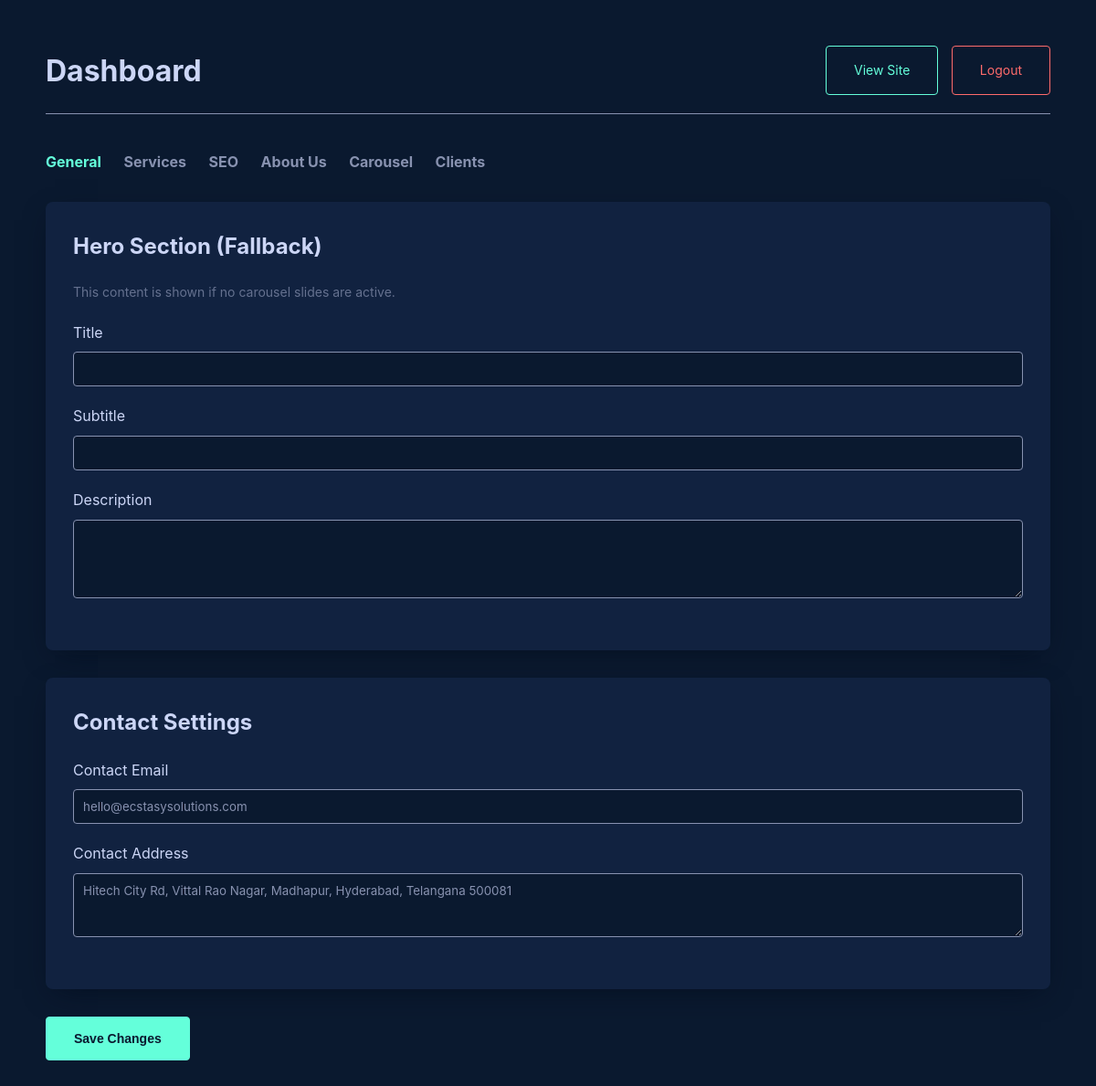
/admin/index.php (signed in), run on the app's committed database.
### tables this page shows
CREATE TABLE `settings` (
  `id` int(11) NOT NULL AUTO_INCREMENT,
  `key_name` varchar(100) NOT NULL,
  `value` longtext,
  PRIMARY KEY (`id`),
  UNIQUE KEY `key_name` (`key_name`)
);

### includes/db.php (called while the page is built, shortened)
<?php
function get_setting($pdo, $key)
{
    $stmt = $pdo->prepare("SELECT value FROM settings WHERE key_name = ?");
    $stmt->execute([$key]);
    $result = $stmt->fetch();
    return $result ? $result['value'] : '';
}
?>

### admin/index.php (the view, shortened to what this page needs)
<?php
require_once '../includes/db.php';
$heroTitle = get_setting($pdo, 'hero_title');
$heroSubtitle = get_setting($pdo, 'hero_subtitle');
$heroDescription = get_setting($pdo, 'hero_description');
$contactEmail = get_setting($pdo, 'contact_email');
$contactAddress = get_setting($pdo, 'contact_address');
?>
<!DOCTYPE html>
<html lang="en">
<head>
    <link rel="stylesheet" href="../assets/css/style.css">
</head>
<body>
    <div class="admin-container">
        <div class="admin-header">
            <h1 style="color: var(--heading-color);">Dashboard</h1>
            <div>
                <a href="../index.php" target="_blank" class="btn" style="margin-right: 10px;">View Site</a>
                <a href="logout.php" class="btn" style="border-color: #ff6b6b; color: #ff6b6b;">Logout</a>
            </div>
        </div>
        <div class="admin-nav">
            <a href="index.php" class="active">General</a>
            <a href="services.php">Services</a>
            <a href="seo.php">SEO</a>
            <a href="about.php">About Us</a>
            <a href="carousel.php">Carousel</a>
            <a href="clients.php">Clients</a>
        </div>
        <form action="" method="post" enctype="multipart/form-data">
            <div class="card">
                <h2 style="color: var(--heading-color); margin-bottom: 20px;">Hero Section (Fallback)</h2>
                <p style="margin-bottom: 20px; font-size: 14px; opacity: 0.7;">This content is shown if no carousel
                    slides are active.</p>
                <div class="form-group">
                    <label>Title</label>
                    <input type="text" name="hero_title" value="<?php echo htmlspecialchars($heroTitle); ?>">
                </div>
                <div class="form-group">
                    <label>Subtitle</label>
                    <input type="text" name="hero_subtitle" value="<?php echo htmlspecialchars($heroSubtitle); ?>">
                </div>
                <div class="form-group">
                    <label>Description</label>
                    <textarea name="hero_description"
                        rows="4"><?php echo htmlspecialchars($heroDescription); ?></textarea>
                </div>
            </div>
            <div class="card">
                <h2 style="color: var(--heading-color); margin-bottom: 20px;">Contact Settings</h2>
                <div class="form-group">
                    <label>Contact Email</label>
                    <input type="email" name="contact_email" value="<?php echo htmlspecialchars($contactEmail); ?>">
                </div>
                <div class="form-group">
                    <label>Contact Address</label>
                    <textarea name="contact_address"
                        rows="3"><?php echo htmlspecialchars($contactAddress); ?></textarea>
                </div>
            </div>
            <button type="submit" class="btn"
                style="background: var(--secondary-color); color: var(--bg-color); font-weight: bold;">Save
                Changes</button>
        </form>
    </div>
</body>
</html>

### assets/css/style.css (style rules this page uses)
:root { --primary-color: #0a192f; --secondary-color: #64ffda; --text-color: #8892b0; --heading-color: #ccd6f6; --bg-color: #0a192f; --light-bg: #112240; --card-bg: #112240; --nav-bg: rgba(10, 25, 47, 0.85); --white: #ffffff; --shadow: 0 10px 30px -10px rgba(2, 12, 27, 0.7); --transition: all 0.3s ease; --font-main: 'Inter', sans-serif; }
* { margin: 0; padding: 0; box-sizing: border-box; }
body { font-family: var(--font-main); background-color: var(--bg-color); color: var(--text-color); line-height: 1.6; overflow-x: hidden; transition: background-color 0.3s ease, color 0.3s ease; }
a { text-decoration: none; color: inherit; transition: var(--transition); }
.btn { padding: 15px 30px; border: 1px solid var(--secondary-color); color: var(--secondary-color); border-radius: 4px; font-size: 14px; cursor: pointer; background: transparent; transition: var(--transition); display: inline-block; }

### admin/index.php (style rules this page uses)
.admin-container { padding: 50px; max-width: 1200px; margin: 0 auto; }
.admin-header { display: flex; justify-content: space-between; align-items: center; margin-bottom: 40px; border-bottom: 1px solid var(--text-color); padding-bottom: 20px; }
.admin-nav { margin-bottom: 30px; }
.admin-nav a { margin-right: 20px; font-weight: bold; color: var(--text-color); }
.admin-nav a.active { color: var(--secondary-color); }
.card { background: var(--card-bg); padding: 30px; border-radius: 8px; margin-bottom: 30px; box-shadow: var(--shadow); }
.form-group { margin-bottom: 20px; }
.form-group label { display: block; margin-bottom: 8px; color: var(--heading-color); }
.form-group input, .form-group textarea { width: 100%; padding: 10px; border-radius: 4px; border: 1px solid var(--text-color); background: var(--bg-color); color: var(--text-color); font-family: inherit; }

### data on the page
settings: contact_email "hello@ecstasysolutions.com"
settings: contact_address "Hitech City Rd, Vittal Rao Nagar, Madhapur, Hyderabad, Telangana 500081"
